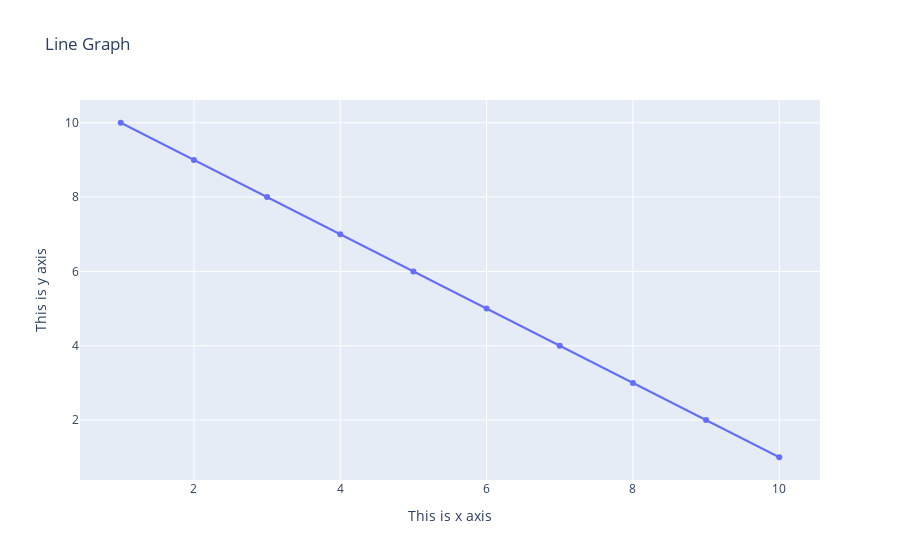

Notebook cell for this chart:
### Code cell
fig = go.Figure(go.Scatter(x = x, y = y))
fig.update_layout(title = 'Line Graph', xaxis_title = "This is x axis", yaxis_title = "This is y axis")
fig.show()

### Figure 1 — Plotly figure (JSON) as saved in the notebook; plotly's stock layout.template omitted (floating-point values rounded to 4 significant figures)
{"data": [{"type": "scatter", "x": [1, 2, 3, 4, 5, 6, 7, 8, 9, 10], "y": [10, 9, 8, 7, 6, 5, 4, 3, 2, 1]}], "layout": {"autosize": true, "title": {"text": "Line Graph"}, "xaxis": {"autorange": true, "range": [0.4353, 10.56], "title": {"text": "This is x axis"}, "type": "linear"}, "yaxis": {"autorange": true, "range": [0.2573, 10.74], "title": {"text": "This is y axis"}, "type": "linear"}}}
